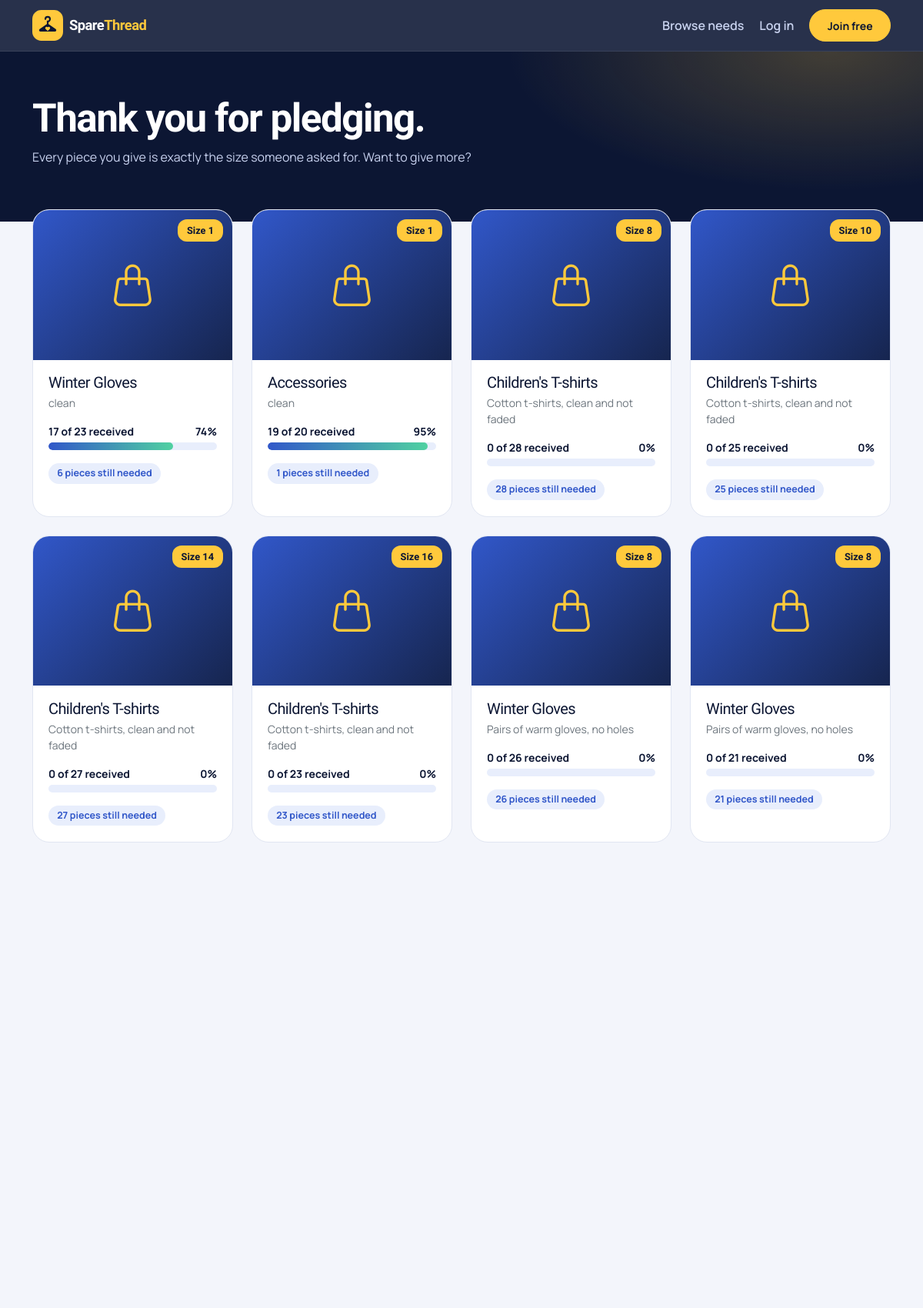
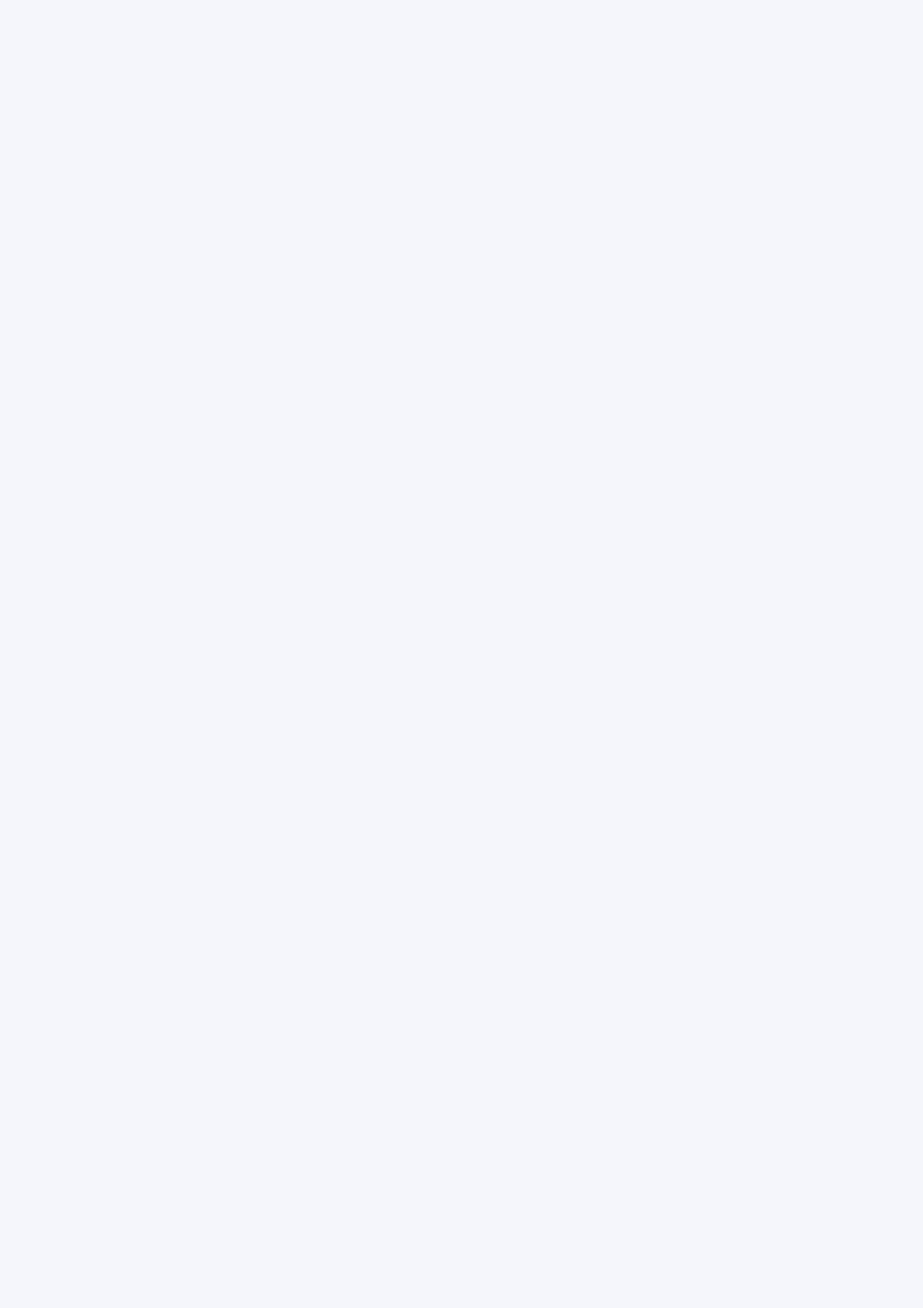
The app's page /home.php (upper part) with its own data (2 pictures, top to bottom).
### tables this page shows
CREATE TABLE `clothes` (
  `id` int(11) NOT NULL,
  `cloth_name` varchar(255) NOT NULL,
  `cloth_desc` varchar(255) NOT NULL,
  `cloth_quantity` int(11) NOT NULL,
  `cloth_size` int(11) NOT NULL,
  `cloth_img` varchar(255) NOT NULL DEFAULT '',
  `charity_id` int(11) DEFAULT NULL
);

### home.php (the view, shortened to what this page needs)
<?php
include_once('config.php');
$clothes_data = $conn->query("SELECT clothes.*, (SELECT COALESCE(SUM(d.nr_donations),0) FROM donations d WHERE d.cloth_id = clothes.id AND d.is_approved = 'true') AS received FROM clothes ORDER BY id DESC")->fetchAll();
$title = 'Home'; $active = 'home.php'; ?>
<?php
function e($s){ return htmlspecialchars((string)$s, ENT_QUOTES, 'UTF-8'); }
$title = $title ?? ''; $active = $active ?? '';
$in = !empty($_SESSION['username']); $adm = !empty($_SESSION['is_admin']);
function cloth_card($c){ ?>
<a class="cl" href="details.php?id=<?= (int)$c['id'] ?>">
  <div class="ph"><i class="bi bi-handbag"></i><span class="sz">Size <?= e($c['cloth_size']) ?></span></div>
  <div class="bd">
    <h3 class="h5 mb-1"><?= e($c['cloth_name']) ?></h3>
    <p class="text-secondary small mb-3"><?= e(mb_strimwidth((string)$c['cloth_desc'], 0, 70, '…')) ?></p>
    <?php $q = max(1, (int)$c['cloth_quantity']); $r = (int)($c['received'] ?? 0); $pc = min(100, (int)round($r / $q * 100)); ?>
    <div class="d-flex justify-content-between small fw-bold mb-1"><span><?= $r ?> of <?= (int)$c['cloth_quantity'] ?> received</span><span><?= $pc ?>%</span></div>
    <div class="meter mb-3"><i style="width:<?= $pc ?>%"></i></div>
    <?php if ($pc >= 100): ?><span class="done-badge"><i class="bi bi-check-circle-fill"></i> Donation completed</span><?php else: ?><span class="pill"><?= max(0, (int)$c['cloth_quantity'] - $r) ?> pieces still needed</span><?php endif; ?>
  </div>
</a>
<?php } ?>
<!doctype html>
<html lang="en"><head>
<link href="https://cdn.jsdelivr.net/npm/bootstrap@5.3.3/dist/css/bootstrap.min.css" rel="stylesheet">
<link href="https://cdn.jsdelivr.net/npm/bootstrap-icons@1.11.3/font/bootstrap-icons.min.css" rel="stylesheet">
</head><body class="d-flex flex-column min-vh-100">
<nav class="navbar navbar-expand-md nav-dark sticky-top" data-bs-theme="dark"><div class="container">
  <a class="navbar-brand d-flex align-items-center gap-2" href="<?= $in ? 'dashboard.php' : 'index.php' ?>">
    <span class="brand">Spare<b>Thread</b></span></a>
  <div class="collapse navbar-collapse" id="nav"><ul class="navbar-nav ms-auto align-items-md-center gap-md-1">
    <?php $links = ['list_clothes.php'=>'Browse needs']; if($in){ $links['donations.php']='Pledges'; $links['dashboard.php']='Dashboard'; }
    foreach($links as $f=>$l): ?><li class="nav-item"><a class="nav-link <?= $active===$f?'active':'' ?>" href="<?= $f ?>"><?= $l ?></a></li><?php endforeach; ?>
    <?php if($in): ?>
      <li class="nav-item ms-md-2"><a class="btn btn-sun btn-sm" href="logout.php">Log out</a></li>
    <?php else: ?>
      <li class="nav-item"><a class="nav-link" href="login.php">Log in</a></li>
      <li class="nav-item ms-md-2"><a class="btn btn-sun btn-sm" href="index.php#join">Join free</a></li>
    <?php endif; ?>
  </ul></div>
</div></nav>
<main class="flex-grow-1">
<div class="band"><div class="container"><h1>Thank you for pledging.</h1><p>Every piece you give is exactly the size someone asked for. Want to give more?</p></div></div>
<div class="container pull"><div class="row g-4">
 <?php foreach($clothes_data as $c): ?><div class="col-sm-6 col-lg-4 col-xl-3 rv"><?php cloth_card($c); ?></div><?php endforeach; ?>
</div></div>
</main>
</body></html>

### home.php (style rules this page uses)
:root { --ink:#0c1633;--ink2:#16254f;--denim:#3157c9;--sun:#ffc93c;--mint:#4fd1a1;--paper:#f3f5fb;--line:#e1e6f2; --bs-body-bg:#f3f5fb;--bs-body-color:#0c1633;--bs-body-font-family:'Manrope',system-ui,sans-serif;--bs-primary:#3157c9;--bs-primary-rgb:49,87,201;--bs-link-color:#3157c9 }
h1,h2,h3,h4,.brand,.num { font-family:'Unbounded',system-ui,sans-serif;letter-spacing:-.03em }
.btn { border-radius:99px;font-weight:700;padding:.6rem 1.4rem }
.btn-sun { --bs-btn-bg:var(--sun);--bs-btn-border-color:var(--sun);--bs-btn-color:var(--ink);--bs-btn-hover-bg:#ffd766;--bs-btn-hover-border-color:#ffd766;--bs-btn-hover-color:var(--ink);--bs-btn-active-bg:#f0b820;--bs-btn-active-color:var(--ink) }
.nav-dark { background:rgba(12,22,51,.88);backdrop-filter:blur(14px);border-bottom:1px solid rgba(255,255,255,.08) }
.brand { font-weight:800;color:#fff;font-size:1.15rem }
.brand b { color:var(--sun) }
.nav-dark .nav-link { color:#c9d3f0;font-weight:600 }
.band { background:radial-gradient(700px 300px at 90% 0,rgba(255,201,60,.22),transparent 60%),var(--ink);color:#fff;padding:3.5rem 0 4.5rem }
.band h1 { font-size:clamp(1.9rem,4.5vw,3.2rem);font-weight:800;margin:0 }
.band p { color:#c9d3f0;margin:.5rem 0 0 }
.pull { margin-top:-2.5rem }
.cl { display:block;background:#fff;border:1px solid var(--line);border-radius:22px;overflow:hidden;color:var(--ink);text-decoration:none;height:100%;transition:.35s }
.cl .ph { aspect-ratio:4/3;background:linear-gradient(135deg,var(--denim),var(--ink2));display:grid;place-items:center;color:var(--sun);font-size:3.4rem;position:relative;overflow:hidden }
.cl .sz { position:absolute;top:12px;right:12px;background:var(--sun);color:var(--ink);font-family:'Unbounded';font-weight:800;font-size:.8rem;border-radius:12px;padding:.3rem .75rem;z-index:1 }
.cl .bd { padding:1.1rem 1.25rem 1.3rem }
.pill { display:inline-block;font-size:.78rem;font-weight:700;padding:.25rem .7rem;border-radius:99px;background:#e8eefc;color:var(--denim) }
.rv { transition:opacity .7s,transform .7s }
.js .rv { opacity:0;transform:translateY(30px) }
.js .rv.in { opacity:1;transform:none }
.meter { height:10px;background:#e8eefc;border-radius:99px;overflow:hidden }
.meter>i { display:block;height:100%;background:linear-gradient(90deg,var(--denim),var(--mint));border-radius:99px }

### records on screen
clothes: cloth_size "1", cloth_name "Winter Gloves", cloth_desc "clean", r "17", cloth_quantity "23", pc "74", max(0, (int)$c['cloth_quantity'] - $r) "6"
clothes: cloth_size "1", cloth_name "Accessories", cloth_desc "clean", r "19", cloth_quantity "20", pc "95", max(0, (int)$c['cloth_quantity'] - $r) "1"
clothes: cloth_size "8", cloth_name "Children's T-shirts", cloth_desc "Cotton t-shirts, clean and not faded", r "0", cloth_quantity "28", pc "0", max(0,(int)$c['cloth_quantity']-$r) "28"
clothes: cloth_size "10", cloth_name "Children's T-shirts", cloth_desc "Cotton t-shirts, clean and not faded", r "0", cloth_quantity "25", pc "0", max(0,(int)$c['cloth_quantity']-$r) "25"
clothes: cloth_size "14", cloth_name "Children's T-shirts", cloth_desc "Cotton t-shirts, clean and not faded", r "0", cloth_quantity "27", pc "0", max(0,(int)$c['cloth_quantity']-$r) "27"
clothes: cloth_size "16", cloth_name "Children's T-shirts", cloth_desc "Cotton t-shirts, clean and not faded", r "0", cloth_quantity "23", pc "0", max(0,(int)$c['cloth_quantity']-$r) "23"
clothes: cloth_size "8", cloth_name "Winter Gloves", cloth_desc "Pairs of warm gloves, no holes", r "0", cloth_quantity "26", pc "0", max(0,(int)$c['cloth_quantity']-$r) "26"
clothes: cloth_size "8", cloth_name "Winter Gloves", cloth_desc "Pairs of warm gloves, no holes", r "0", cloth_quantity "21", pc "0", max(0,(int)$c['cloth_quantity']-$r) "21"

### other values on screen
$l "Browse needs"
